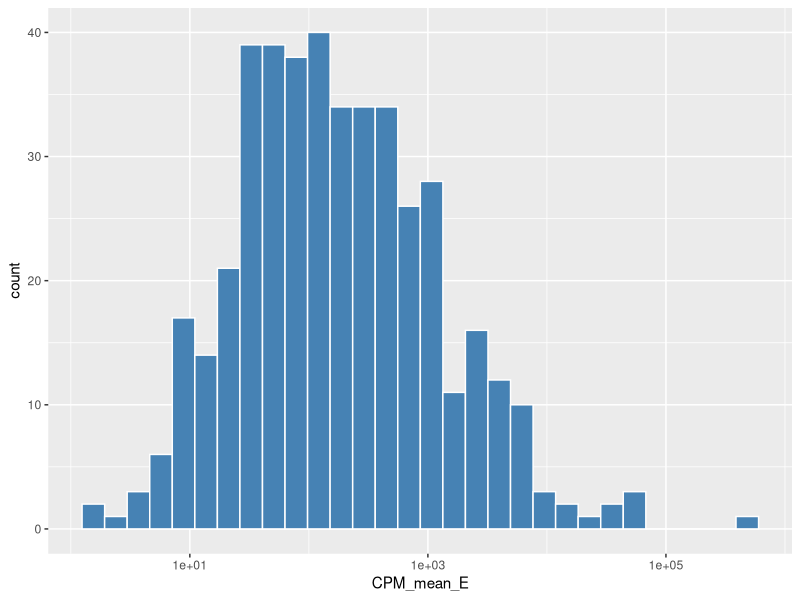
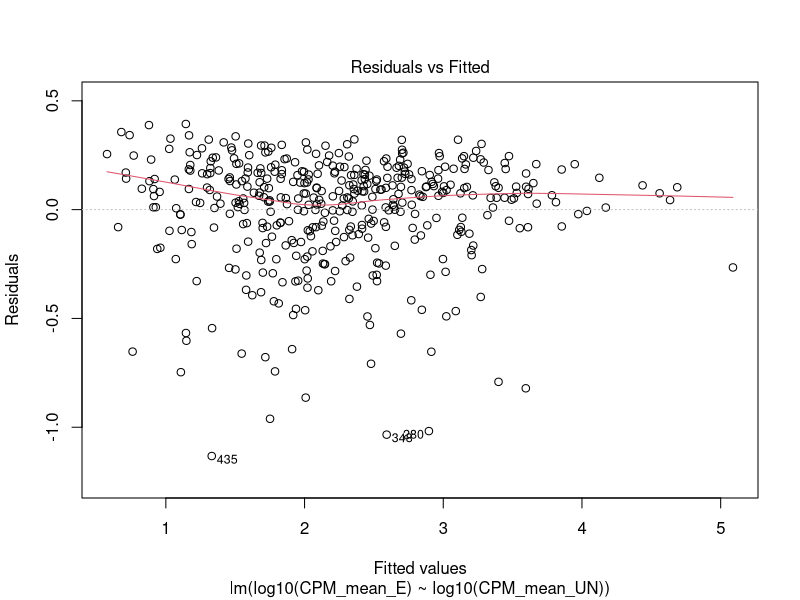
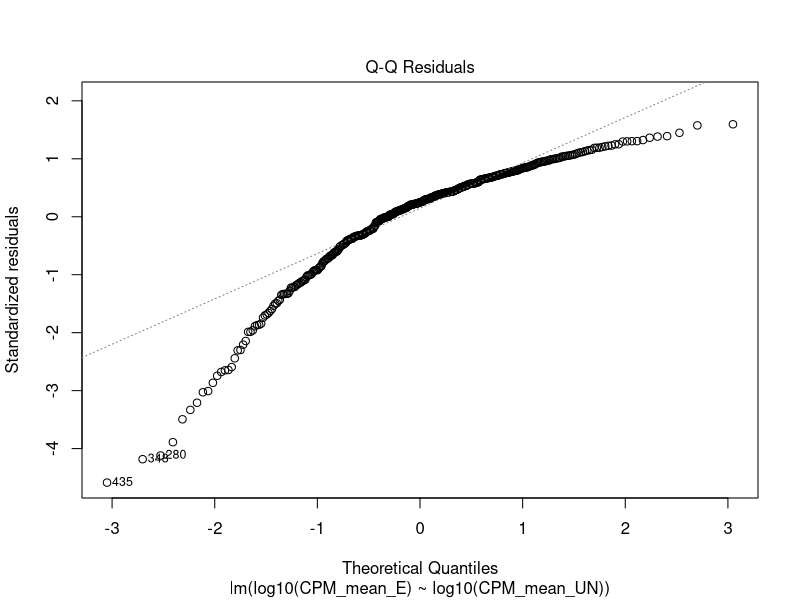
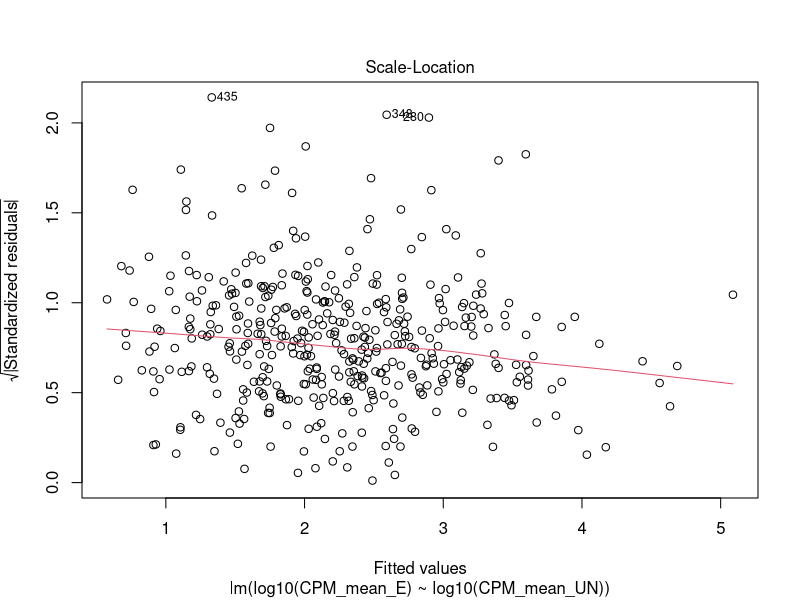
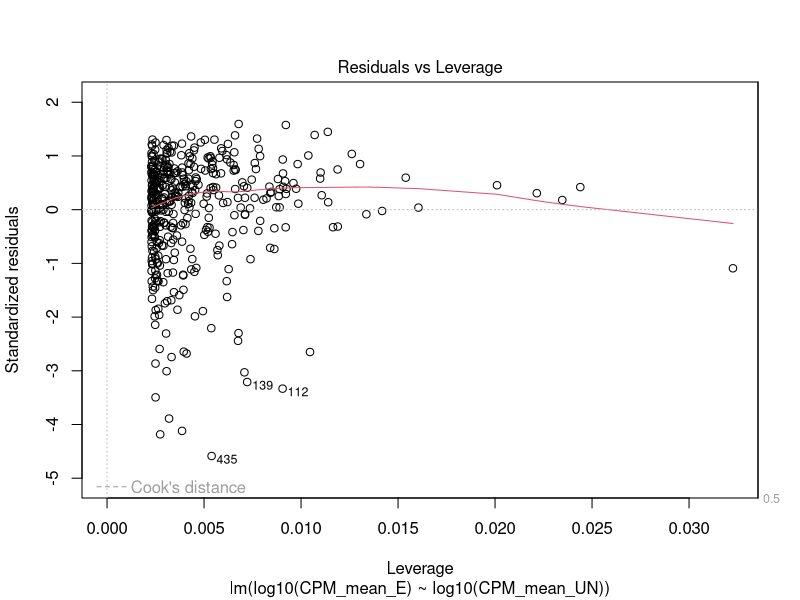
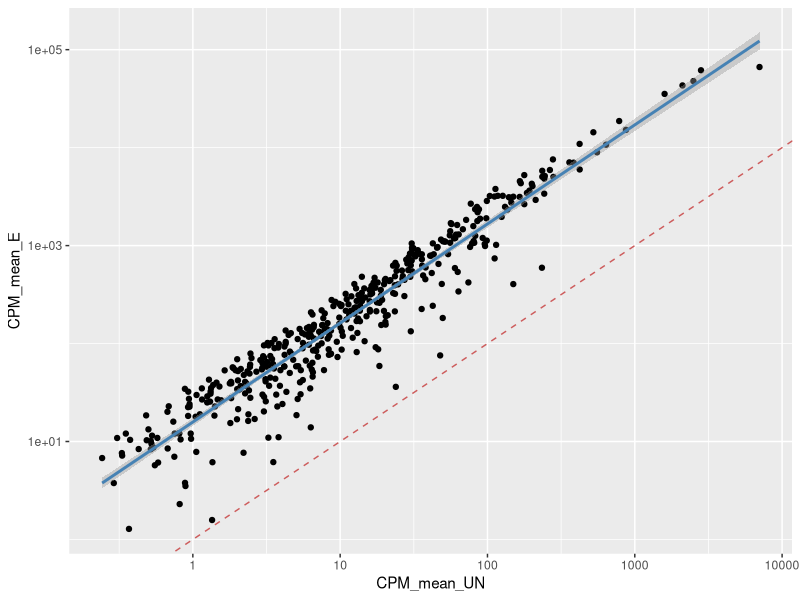

Write the R code that produced these figures, in order. (Note: this script raises an error after producing the figures.)
library(tidyverse)

#Let's take a look at the male data, why is it not practically equivalent?

male_data <- read.csv(file = "data/clean/probe_targets_full.csv", header = TRUE)

head(male_data)

#Let's look at a distribution of the counts

ggplot(data = male_data, aes(x = CPM_mean_E)) +
  geom_histogram(bins = 30, color = "white", fill = "steelblue") +
  scale_x_log10()

#Looks pretty normal; definately a slight right skew

#Before I try and subset; let's just see how much slope changes if I remove that
# super high count value. First figure out what the transcript is, then filter it
# out

male_sort <- male_data %>%
  arrange(desc(CPM_mean_E))

head(male_sort)

male_sort <- male_sort %>%
  filter(Geneid != "tfa")

head(male_sort)

#Fit linear model

male_lm <- lm(log10(CPM_mean_E) ~ log10(CPM_mean_UN), data = male_sort)
plot(male_lm)

ggplot(data = male_sort, aes(y = CPM_mean_E, x = CPM_mean_UN)) +
  geom_point() +
  scale_x_log10() +
  scale_y_log10() +
  geom_smooth(method = "lm", formula = y ~ x, se = TRUE, colour = "steelblue") +
  geom_abline(intercept = 0, slope = 1, colour = "indianred", linetype = "dashed")

#Looks a bit better; 

lm_sum <- summary(male_lm)

#Equivalence test

TOST_res_male <- tsum_TOST(m1 = lm_sum$coefficients[2,1], m2 = 1, 
                           sd1 = lm_sum$coefficients[2,2]*sqrt(nrow(male_sort)), sd2 = 0,
                           n1 = nrow(male_sort), n2 = nrow(male_sort), 
                           eqb = 0.05, eqbound_type = "raw", 
                           var.equal = FALSE)

#Ok, so it was just that one point throwing off the slope, which is a bit less
# exciting/interesting, but also a simple adjustment to make... 

#Why is that point so crazy high?
#Why is it not an issue with the female data?

#Plot the results 
TOST_male <- data.frame(
  d_slope = TOST_res_male$effsize[1,1],
  c_int_low = TOST_res_male$effsize[1,3],
  c_int_high = TOST_res_male$effsize[1,4],
  eqb_high = TOST_res_male$eqb[1,2],
  eqb_low = TOST_res_male$eqb[1,3])

#ggplot
ggplot(TOST_male, aes(x = d_slope)) +
  geom_vline(aes(xintercept = eqb_high), linetype = "dashed", color = "red") +
  geom_vline(aes(xintercept = eqb_low),  linetype = "dashed", color = "red") +
  geom_vline(aes(xintercept = 0), linetype = "dashed", color = "black") +
  geom_point(aes(y = 1), size = 5, shape = 15) +
  geom_errorbar(aes(y = 1, 
                    xmin = c_int_low,
                    xmax = c_int_high), 
                width = 0.35, 
                size = 0.75) +
  labs(x = expression(Delta~"slope"), 
       title = "Difference in Slope to Zero (Male Data)") +
  scale_y_continuous(limits = c(0.5, 1.5)) +
  scale_x_continuous(limits = c(TOST_male$eqb_low*2, TOST_male$eqb_high*2)) +
  theme_minimal(base_family = "Arial") +
  theme(
    axis.line.x = element_line(color = "black", width = 0.75), 
    axis.ticks.x = element_line(color = "black", width = 0.75),
    axis.text.y = element_blank(),
    axis.title.y = element_blank(), 
    axis.title.x = element_text(size = 15, vjust = -1),
    panel.grid.major.y = element_blank(), 
    panel.grid.minor.y = element_blank(), 
    margins = margin(t = 15, r = 15, l = 15, b = 15, unit = "pt"), 
  )
